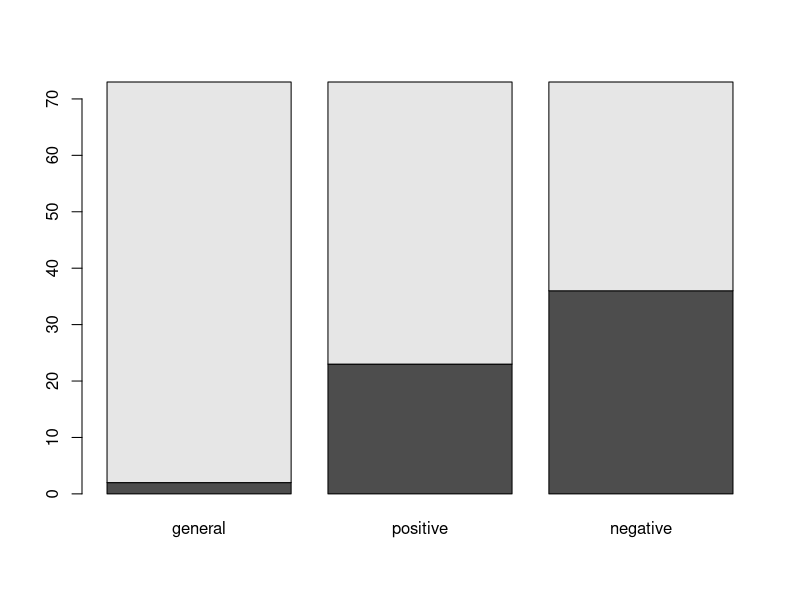
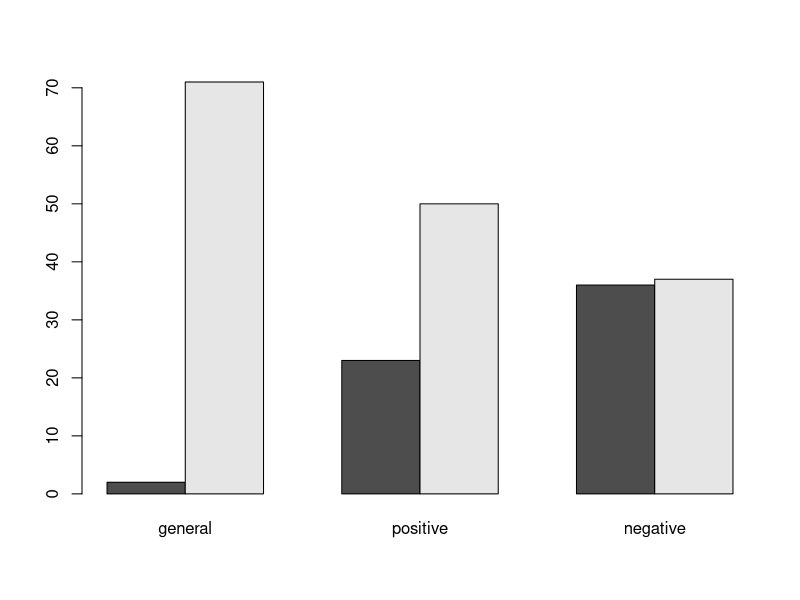

Reproduce these figures in R, in order.
# ======================================
# Chi-Square Test in R
# ======================================


# iPod Example
# Input Data as a Table
ipod <- as.table(rbind(c(2, 23, 36), c(71, 50, 37)))
rownames(ipod) <- c("disclose", "hide")
colnames(ipod) <- c("general", "positive", "negative")

# Tables of Row Proportions and Column Proportions
prop.table(ipod, margin = 1)
prop.table(ipod, margin = 2)

# Barplots: Stacked and Grouped
barplot(ipod)
barplot(ipod, beside = TRUE)

# Chi-Square Test
chisq.test(ipod)

ipod_results <- chisq.test(ipod)
names(ipod_results)

# Show Expected Counts
ipod_results$expected
ipod_results$observed

# Print Test Statistic
ipod_results$statistic

# Contributions to the Test Statistic
# Both Lines of Code Find the Same Thing
(ipod_results$observed - ipod_results$expected)^2 / ipod_results$expected
(ipod_results$residuals)^2



# Data in Spreadsheet Format: Just Make a Table First
# simulated Example:

# Simulate Data Similar to the ipod Example
n <- 340
disclose_sim <- c("disclose", "hide")[sample(1:2, n, replace = TRUE)]
assumptions_sim <- c("general", "positive", "negative")[sample(1:3, n, replace = TRUE)]

# Use the Table Function and Save It
table(disclose_sim, assumptions_sim)
ipod_sim_table <- table(disclose_sim, assumptions_sim)

# Perform the Test
chisq.test(ipod_sim_table)